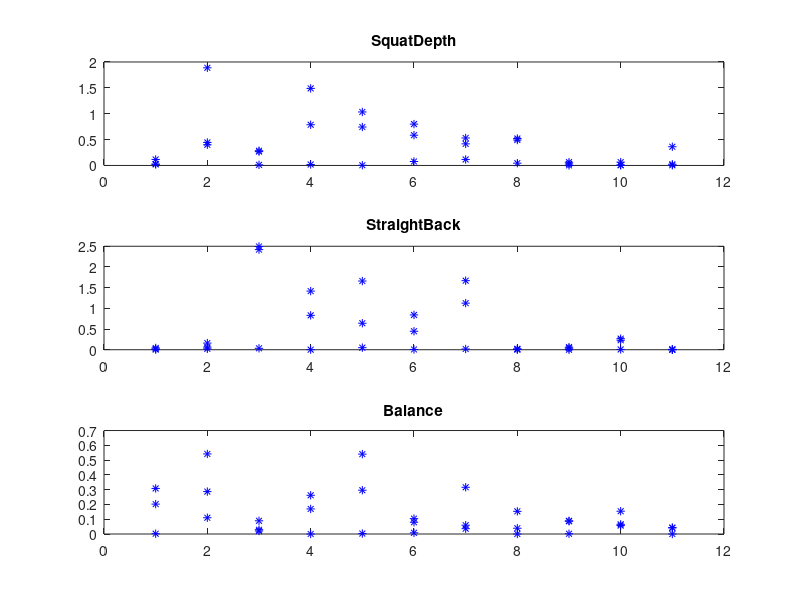

This chart was generated by the following MATLAB code:
%load('FeatureDetection/trainingData_skeletonKin.mat');
load('FeatureDetection/trainingData_trig.mat');
labels  = trainingData.classes;
data = trainingData.features;

% Automatically sizes data
datasize = size(data);
dataHere=[];
for i=1:datasize(2)
	if length(unique(data(:,i))) > 2
		dataHere=[dataHere, i];
	end
end
data = data(:,dataHere);
datasize = size(data);


ICD = zeros (datasize(2),3,3);

for i = 1 : 3
    
    stringlabel = labels(:,i);
    
    for j = 1 : datasize(2)
        
        choose1 = find (stringlabel == 0);
        Gdata = data(choose1,j);            
        u1 = mean(Gdata);
        covar1 = cov(Gdata);
        
        choose2 = find (stringlabel == 1);
        Gdata = data(choose2,j);          
        u2 = mean(Gdata);
        covar2 = cov(Gdata);

        choose3 = find (stringlabel == 2);
        Gdata = data(choose3,j);          
        u3 = mean(Gdata);
        covar3 = cov(Gdata);

        Icovar1 = (length(choose1) * covar1 / datasize(1)) +  (length(choose2) * covar2 / datasize(1));
        Icovar2 = (length(choose1) * covar1 / datasize(1)) +  (length(choose3) * covar3 / datasize(1));
        Icovar3 = (length(choose2) * covar2 / datasize(1)) +  (length(choose3) * covar3 / datasize(1));
        
        ICD(j,1,i) = (u1 - u2) * (inv(Icovar1)) * transpose(u1 - u2);
        ICD(j,2,i) = (u1 - u3) * (inv(Icovar2)) * transpose(u1 - u3);
        ICD(j,3,i) = (u2 - u3) * (inv(Icovar3)) * transpose(u2 - u3);
        
    end
    
end 

figure();
critComps=cell(3,1);
critComps{1}='SquatDepth';
critComps{2}='StraightBack';
critComps{3}='Balance';

for g = 1 : 3
    vizualICD = zeros(datasize(2)*3,2);
    vizualICD (:,2) = nonzeros(ICD(:,:,g));
    k = 1;
	for i = 1:3
		for j = 1 : datasize(2)
			vizualICD(k,1) = j;
			k = k + 1;
		end
	end
	subplot(3,1,g);
	plot(vizualICD(:,1),vizualICD(:,2),'*b');
	title(critComps{g});
end